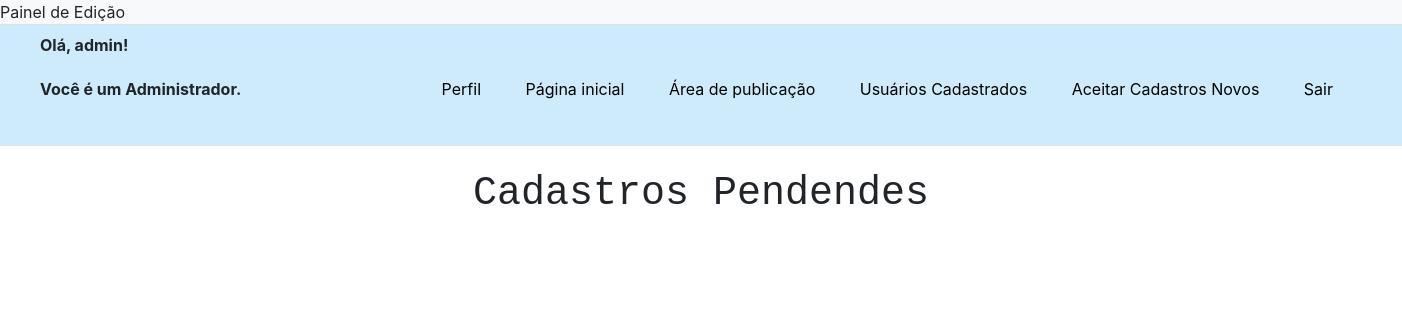
/aceitar_cadastro.php (signed in), run on an earlier commit of the app's database.
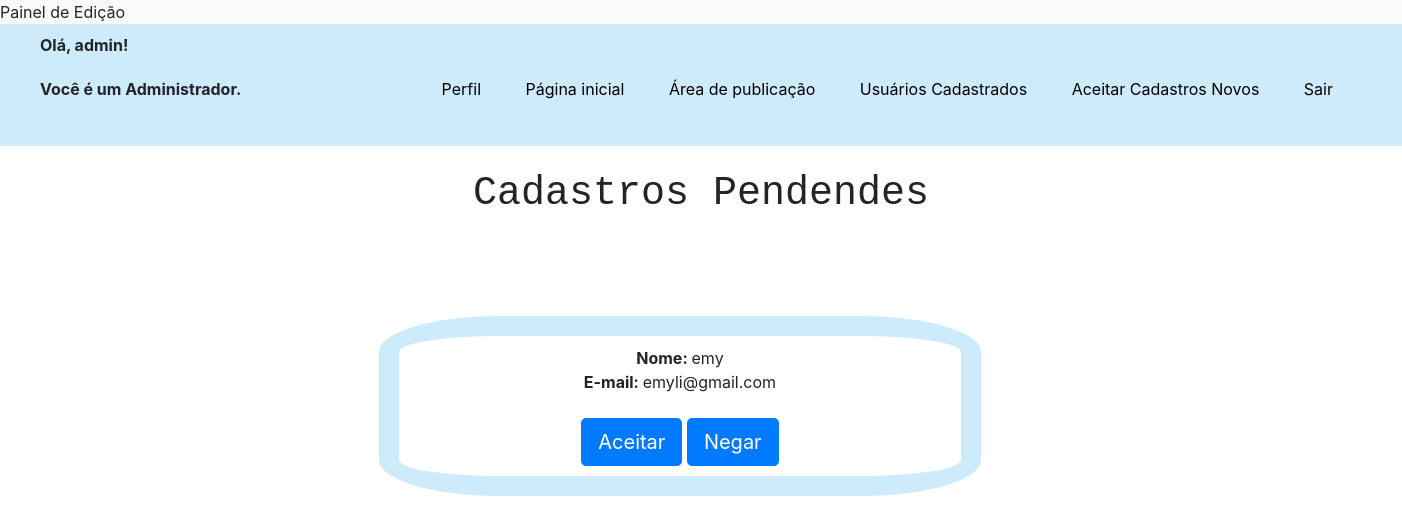
And on a later commit of the database.
### tables this page shows
CREATE TABLE `usuario` (
  `cod` int(11) NOT NULL,
  `nome` varchar(150) NOT NULL,
  `email` varchar(150) NOT NULL,
  `senha` varchar(45) NOT NULL,
  `pendencia` int(11) NOT NULL,
  `status` int(11) NOT NULL,
  `perfil_cod` int(11) NOT NULL,
  `id_empresa` int(11) NOT NULL
);

### aceitar_cadastro.php (the view, shortened to what this page needs)
<?php
    include('bd/verifica_login.php');
?>
<!DOCTYPE html>
<html lang="pt-br">
    <head>
        <link rel = "stylesheet" href = "css/cadastrospendentes.css">
        <link rel="stylesheet" href="https://cdn.jsdelivr.net/npm/bootstrap@4.0.0/dist/css/bootstrap.min.css"
>
    </head>
<body>
    <div class = "cabeça">
        <nav class="bg-light border-bottom">
            <div class="">
                    Painel de Edição
            </div>
        </nav>
    </div>
<div class="cor">
    <header class = "py-2 mg-2 border-bottom">
        <nav id = "menu-h">
    <ul>
    <span class = fs-4> <b> Olá, <?php echo $_SESSION['nome'];?>!<br/> </b>
    <?php if($_SESSION['perfil'] == 1){?>
        <b>  Você é um Administrador. </b> </span>
    <?php }?>
        <li>
            <a href = "perfil.php"> Perfil </a>
        </li>
        <li>
            <a href="index.php">Página inicial</a>
        <li>
            <a href="area_publicacao.php">Área de publicação</a>
        </li>
        <li>
            <a href="usuarios_cadastrados.php">Usuários Cadastrados</a>
        </li>
    <?php if($_SESSION['perfil'] == 1){?>
        <li>
            <a href="aceitar_cadastro.php">Aceitar Cadastros Novos</a>
        </li>
    <?php }?>
        <li>
            <a href="bd/logout.php">Sair</a>
        </li>
    </ul>
        </nav>
    </header>
</div> </br>
    <h1 class = "titulo">Cadastros Pendendes</h1>
<?php
    $pendencia = 1;
    $selecionar = "SELECT * FROM usuario WHERE pendencia = $pendencia";
    $resultado = mysqli_query ($conexao, $selecionar);
    while($row_usuario = mysqli_fetch_assoc($resultado)){
?>
    <div class = "corpo">
    <div class="d">
<?php
    echo "<b>Nome: </b>" . $row_usuario['nome'] . "<br>";
    echo "<b>E-mail: </b>" . $row_usuario['email'] . "<br><br>";
?>
        <a href="bd/aceitar_cad.php?cod=<?php echo $row_usuario['cod'];?>" class = "w-10 btn btn-lg btn-primary rounded-5">
            Aceitar
        </a>
        <a href="bd/negar_cad.php?cod=<?php echo $row_usuario['cod'];?>" class = "w-10 btn btn-lg btn-primary rounded-5">
            Negar
        </a>
    </div>
    </div>
<?php }?>
</body>
</html>

### css/cadastrospendentes.css (style rules this page uses)
.titulo { text-align: center; font-family: 'Courier New', Courier, monospace; }
.cor { background-color: #ceebfb; }
#menu-h { list-style-type: none; padding: 0; background-color: #ceebfb; }
#menu-h li { display: inline; }
#menu-h li a { color: black; display: inline; text-decoration: none; padding: 20px; display: inline-block; transition: background .6s; }
li { position: relative; left: 13%; }
.corpo { margin: 4%; padding: 3%; position: relative; left: 20%; }
.d { border: 20px solid #ceebfb; border-radius: 20%; height: 50%; padding: 10px; width: 50%; text-align: center; }

What changed in the data, as far as the page shows it:
added usuario: nome "emy", email "emyli@gmail.com"
